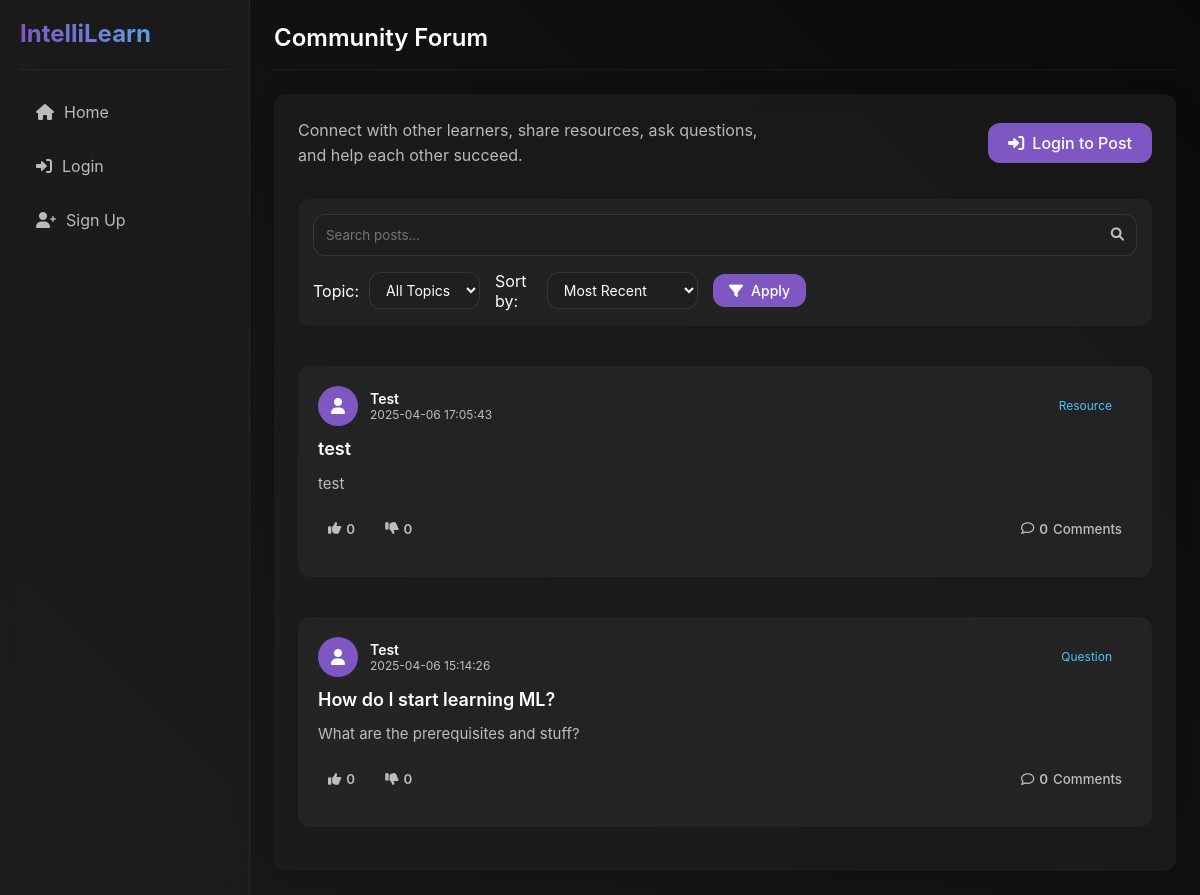
/forum, run on an earlier commit of the app's database.
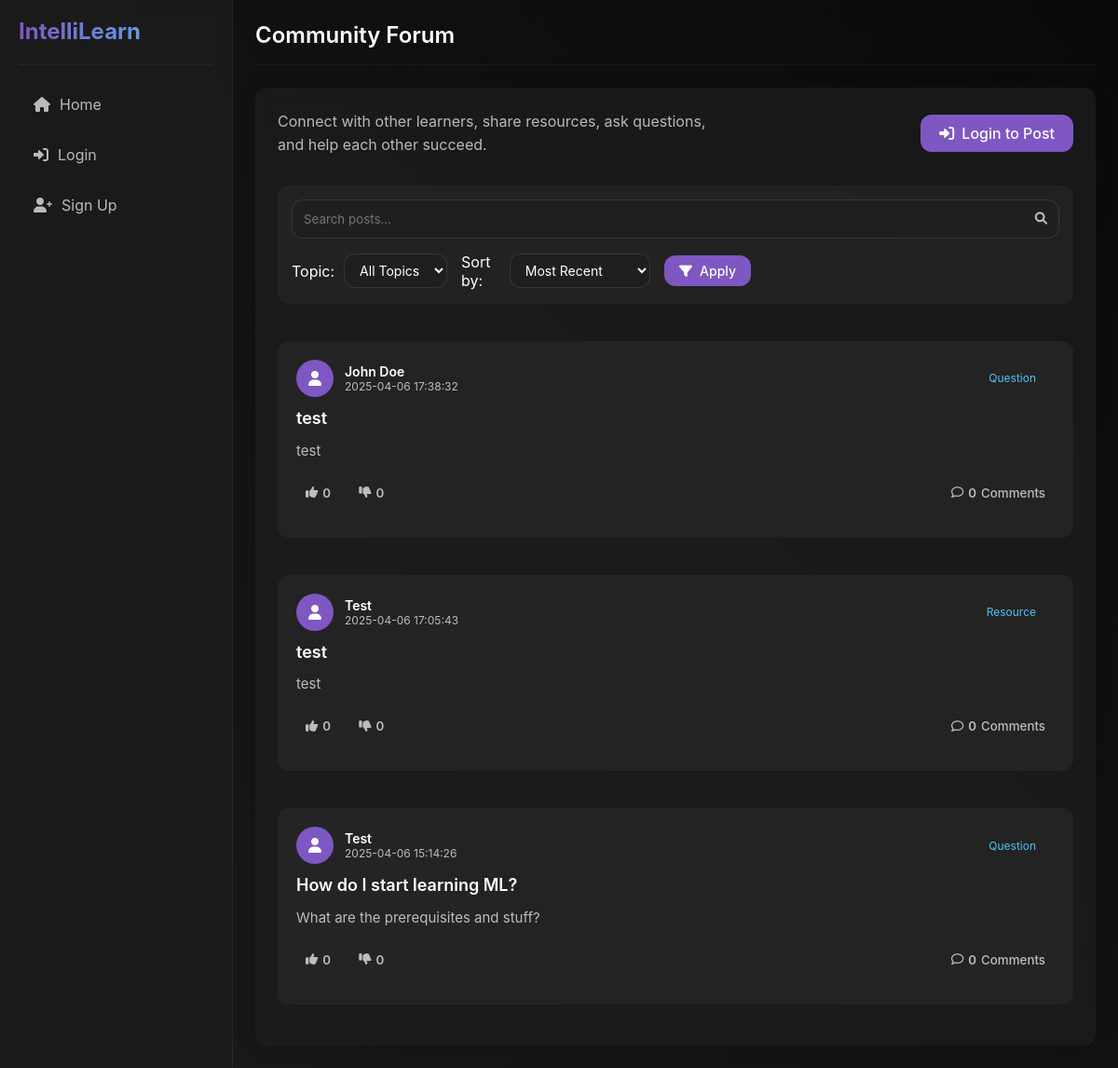
And on a later commit of the database.
### models.py (models this page shows, shortened)
class ForumPost(db.Model):
    __tablename__ = 'forum_posts'
    id = db.Column(db.Integer, primary_key=True)
    title = db.Column(db.String(200), nullable=False)
    content = db.Column(db.Text, nullable=False)
    author_id = db.Column(db.Integer, db.ForeignKey('users.id'), nullable=False)
    topic = db.Column(db.String(50), nullable=True)  # New field for post topic
    created_at = db.Column(db.DateTime, default=datetime.datetime.utcnow)
    has_image = db.Column(db.Boolean, default=False)
    image_path = db.Column(db.String(255), nullable=True)
    likes = db.Column(db.Integer, default=0)
    dislikes = db.Column(db.Integer, default=0)
    comments = db.relationship('ForumComment', backref='post', lazy=True, cascade='all, delete-orphan')
    reactions = db.relationship('ForumReaction', backref='post', lazy=True, cascade='all, delete-orphan')
    def to_dict(self):
        return {
            'id': self.id,
            'title': self.title,
            'content': self.content,
            'author': self.author.username,
            'author_id': self.author_id,
            'topic': self.topic,  # Include topic in dict
            'timestamp': self.created_at.timestamp(),
            'has_image': self.has_image,
            'image_path': self.image_path,
            'likes': self.likes,
            'dislikes': self.dislikes,
            'comments': [comment.to_dict() for comment in self.comments]
        }

class User(db.Model):
    __tablename__ = 'users'
    id = db.Column(db.Integer, primary_key=True)
    username = db.Column(db.String(50), unique=True, nullable=False)
    password = db.Column(db.String(100), nullable=False)
    points = db.Column(db.Integer, default=0)
    level = db.Column(db.Integer, default=1)
    streak = db.Column(db.Integer, default=0)
    completed_topics = db.Column(db.Text, default='[]')  # JSON string of completed topics
    is_premium = db.Column(db.Boolean, default=False)
    premium_until = db.Column(db.DateTime, nullable=True)
    created_at = db.Column(db.DateTime, default=datetime.datetime.utcnow)
    education_level = db.Column(db.String(100), nullable=True)  # e.g., High School, Bachelor's, Master's
    field_of_study = db.Column(db.String(100), nullable=True)  # e.g., Computer Science, Biology
    current_courses = db.Column(db.Text, default='[]')  # JSON string of current courses
    learning_goals = db.Column(db.Text, nullable=True)  # Learning objectives
    career_goals = db.Column(db.String(200), nullable=True)  # Career aspirations
    preferred_learning_style = db.Column(db.String(50), nullable=True)  # e.g., Visual, Auditory, Reading/Writing
    roadmaps = db.relationship('Roadmap', backref='creator', lazy=True)
    forum_posts = db.relationship('ForumPost', backref='author', lazy=True)
    forum_comments = db.relationship('ForumComment', backref='author', lazy=True)
    chat_messages = db.relationship('ChatMessage', backref='user', lazy=True)

### app.py (the view, shortened to what this page needs)
@app.route('/forum')
def forum():
    search_query = request.args.get('search', '').strip()
    filter_topic = request.args.get('topic', '').strip()
    sort_by = request.args.get('sort', 'recent')  # 'recent', 'popular', 'likes'
    query = ForumPost.query.distinct(ForumPost.id)
    if search_query:
        query = query.filter(ForumPost.title.ilike(f'%{search_query}%') |
                             ForumPost.content.ilike(f'%{search_query}%'))
    if filter_topic:
        query = query.filter(ForumPost.topic == filter_topic)
    if sort_by == 'recent':
        query = query.order_by(ForumPost.created_at.desc())
    elif sort_by == 'popular':
        query = query.order_by(db.func.count(ForumComment.id).desc(), ForumPost.created_at.desc())
        query = query.outerjoin(ForumComment).group_by(ForumPost.id)
    elif sort_by == 'likes':
        query = query.order_by(ForumPost.likes.desc(), ForumPost.created_at.desc())
    posts = query.all()
    post_dicts = []
    all_topics = db.session.query(ForumPost.topic).distinct().filter(ForumPost.topic != None, ForumPost.topic != '').all()
    topics = [topic[0] for topic in all_topics]
    current_user_id = None
    if 'username' in session:
        user = User.query.filter_by(username=session['username']).first()
        if user:
            current_user_id = user.id
    for post in posts:
        post_dict = post.to_dict()
        post_dicts.append(post_dict)
    return render_template('forum.html',
                          posts=post_dicts,
                          topics=topics,
                          current_topic=filter_topic,
                          current_search=search_query,
                          current_sort=sort_by)

### app.py (called while the page is built)
@app.template_filter('timestamp_format')
def timestamp_format(timestamp):
    if isinstance(timestamp, datetime.datetime):
        return timestamp.strftime('%Y-%m-%d %H:%M:%S')
    try:
        date = datetime.datetime.fromtimestamp(timestamp)
        return date.strftime('%Y-%m-%d %H:%M:%S')
    except (TypeError, ValueError):
        return str(timestamp)

@app.context_processor
def inject_user():
    user_data = None
    if 'username' in session:
        user = User.query.filter_by(username=session['username']).first()
        if user:
            user_data = user.to_dict()
    return dict(user=user_data)

### templates/forum.html (shortened to what this page needs)
{% extends "base.html" %}
{% block page_title %}Community Forum{% endblock %}
{% block content %}
<div class="forum-container">
    <div class="forum-header">
        <div class="header-info">
            <p>Connect with other learners, share resources, ask questions, and help each other succeed.</p>
        </div>
        {% if 'username' in session %}
        <button class="btn btn-primary" id="new-post-btn">
            <i class="fas fa-plus"></i> New Post
        </button>
        {% else %}
        <a href="{{ url_for('login') }}" class="btn btn-primary">
            <i class="fas fa-sign-in-alt"></i> Login to Post
        </a>
        {% endif %}
    </div>
    <div class="forum-search-filter">
        <form class="search-form" method="GET" action="{{ url_for('forum') }}">
            <div class="search-container">
                <input type="text" name="search" placeholder="Search posts..." value="{{ current_search }}">
                <button type="submit" class="search-btn">
                    <i class="fas fa-search"></i>
                </button>
            </div>
            <div class="filters-container">
                <div class="filter-group">
                    <label for="filter-topic">Topic:</label>
                    <select id="filter-topic" name="topic" class="filter-select">
                        <option value="">All Topics</option>
                    </select>
                </div>
                <div class="filter-group">
                    <label for="filter-sort">Sort by:</label>
                    <select id="filter-sort" name="sort" class="filter-select">
                        <option value="recent" {% if current_sort == 'recent' %}selected{% endif %}>Most Recent</option>
                    </select>
                </div>
                <button type="submit" class="btn btn-secondary btn-sm">
                    <i class="fas fa-filter"></i> Apply
                </button>
            </div>
        </form>
    </div>
    <div id="forum-posts" class="posts-container">
        {% if posts %}
            {% for post in posts %}
            <div class="forum-post">
                <div class="post-header">
                    <div class="post-author">
                        <div class="author-avatar">
                            <i class="fas fa-user"></i>
                        </div>
                        <div class="author-info">
                            <div class="author-name">{{ post.author }}</div>
                            <div class="post-time" data-timestamp="{{ post.timestamp }}">{{ post.timestamp|timestamp_format }}</div>
                        </div>
                    </div>
                    {% if post.topic %}
                    <div class="post-topic">
                        <a href="{{ url_for('forum', topic=post.topic) }}" class="topic-badge">
                            {{ post.topic }}
                        </a>
                    </div>
                    {% endif %}
                </div>
                <h3 class="post-title">{{ post.title }}</h3>
                <div class="post-content">{{ post.content }}</div>
                <div class="post-actions">
                    <div class="reaction-buttons">
                        <button class="btn-action btn-like {% if post.user_reaction == 'like' %}active{% endif %}" data-post-id="{{ post.id }}">
                            <i class="fas fa-thumbs-up"></i> <span class="like-count">{{ post.likes }}</span>
                        </button>
                        <button class="btn-action btn-dislike {% if post.user_reaction == 'dislike' %}active{% endif %}" data-post-id="{{ post.id }}">
                            <i class="fas fa-thumbs-down"></i> <span class="dislike-count">{{ post.dislikes }}</span>
                        </button>
                    </div>
                    <button class="btn-action btn-comments">
                        <i class="far fa-comment"></i> <span class="comment-count">{{ post.comments|length }}</span> Comments
                    </button>
                </div>
            </div>
            {% endfor %}
        {% endif %}
    </div>
</div>
{% endblock %}

### templates/base.html (shortened to what this page needs)
<!DOCTYPE html>
<html lang="en">
<head>
    <link rel="stylesheet" href="{{ url_for('static', filename='css/style.css') }}">
    <link rel="stylesheet" href="https://cdnjs.cloudflare.com/ajax/libs/font-awesome/6.0.0/css/all.min.css">
</head>
<body>
    <div class="app-container">
        <nav class="sidebar">
            <div class="sidebar-header">
                <h1 class="logo">IntelliLearn</h1>
            </div>
            <ul class="sidebar-menu">
                {% if 'username' in session %}
                <li><a href="{{ url_for('dashboard') }}"><i class="fas fa-home"></i> Home</a></li>
                <li><a href="{{ url_for('dashboard') }}"><i class="fas fa-tachometer-alt"></i> Dashboard</a></li>
                <li><a href="{{ url_for('ai_chat') }}"><i class="fas fa-robot"></i> AI Assistant</a></li>
                <li><a href="{{ url_for('roadmap_creator') }}"><i class="fas fa-map"></i> Roadmap Creator</a></li>
                <li><a href="{{ url_for('quiz_generator') }}"><i class="fas fa-question-circle"></i> Quiz Generator</a></li>
                <li><a href="{{ url_for('forum') }}"><i class="fas fa-users"></i> Community Forum</a></li>
                <li><a href="{{ url_for('leaderboard') }}"><i class="fas fa-trophy"></i> Leaderboard</a></li>
                <li><a href="{{ url_for('premium') }}"><i class="fas fa-crown"></i> Premium</a></li>
                <li><a href="{{ url_for('profile') }}"><i class="fas fa-user-circle"></i> My Profile</a></li>
                <li><a href="{{ url_for('logout') }}"><i class="fas fa-sign-out-alt"></i> Logout</a></li>
                {% else %}
                <li><a href="{{ url_for('index') }}"><i class="fas fa-home"></i> Home</a></li>
                <li><a href="{{ url_for('login') }}"><i class="fas fa-sign-in-alt"></i> Login</a></li>
                <li><a href="{{ url_for('signup') }}"><i class="fas fa-user-plus"></i> Sign Up</a></li>
                {% endif %}
            </ul>
        </nav>
        <main class="content">
            <div class="content-header">
                <div class="page-title">
                    <h2>{% block page_title %}IntelliLearn{% endblock %}</h2>
                </div>
            </div>
            <div class="content-body">
                {% block content %}{% endblock %}
            </div>
        </main>
    </div>
</body>
</html>

### static/css/style.css (style rules this page uses)
:root { --bg-primary: #121212; --bg-secondary: rgba(30, 30, 30, 0.7); --bg-tertiary: rgba(45, 45, 45, 0.5); --accent-primary: #7e57c2; --accent-secondary: #4fc3f7; --text-primary: #ffffff; --text-secondary: rgba(255, 255, 255, 0.7); --success: #4caf50; --warning: #ff9800; --error: #f44336; --border-radius: 12px; --sidebar-width: 250px; --header-height: 70px; --box-shadow: 0 4px 20px rgba(0, 0, 0, 0.15); --transition: all 0.3s ease; --blur: 8px; }
* { margin: 0; padding: 0; box-sizing: border-box; font-family: 'Inter', -apple-system, BlinkMacSystemFont, 'Segoe UI', Roboto, Oxygen, Ubuntu, Cantarell, 'Open Sans', 'Helvetica Neue', sans-serif; }
body { background-color: var(--bg-primary); color: var(--text-primary); min-height: 100vh; overflow-x: hidden; background-image: linear-gradient(45deg, #1a1a1a 0%, #0a0a0a 100%); background-attachment: fixed; }
a { color: var(--accent-secondary); text-decoration: none; transition: var(--transition); }
button, .btn { background-color: var(--accent-primary); color: var(--text-primary); border: none; padding: 10px 20px; border-radius: var(--border-radius); cursor: pointer; transition: var(--transition); font-weight: 500; display: inline-flex; align-items: center; justify-content: center; gap: 8px; }
input, textarea, select { background-color: var(--bg-tertiary); border: 1px solid rgba(255, 255, 255, 0.1); color: var(--text-primary); padding: 12px 16px; border-radius: var(--border-radius); width: 100%; transition: var(--transition); backdrop-filter: blur(var(--blur)); }
h1, h2, h3, h4, h5, h6 { color: var(--text-primary); font-weight: 600; line-height: 1.2; margin-bottom: 16px; }
p { color: var(--text-secondary); line-height: 1.6; margin-bottom: 16px; }
.app-container { display: flex; min-height: 100vh; }
.sidebar { width: var(--sidebar-width); background-color: var(--bg-secondary); border-right: 1px solid rgba(255, 255, 255, 0.05); padding: 20px; display: flex; flex-direction: column; position: fixed; top: 0; bottom: 0; left: 0; z-index: 10; backdrop-filter: blur(var(--blur)); }
.sidebar-header { padding-bottom: 20px; margin-bottom: 20px; border-bottom: 1px solid rgba(255, 255, 255, 0.05); }
.logo { font-size: 24px; font-weight: 700; background: linear-gradient(to right, var(--accent-primary), var(--accent-secondary)); -webkit-background-clip: text; -webkit-text-fill-color: transparent; margin: 0; }
.sidebar-menu { list-style: none; flex: 1; }
.sidebar-menu li { margin-bottom: 10px; }
.sidebar-menu a { display: flex; align-items: center; padding: 12px 16px; color: var(--text-secondary); border-radius: var(--border-radius); transition: var(--transition); }
.sidebar-menu a i { margin-right: 10px; font-size: 16px; }
.content { flex: 1; margin-left: var(--sidebar-width); padding: 24px; }
.content-header { display: flex; justify-content: space-between; align-items: center; margin-bottom: 24px; padding-bottom: 16px; border-bottom: 1px solid rgba(255, 255, 255, 0.05); }
.page-title h2 { margin: 0; font-size: 24px; }
.content-body { background-color: var(--bg-secondary); border-radius: var(--border-radius); padding: 24px; backdrop-filter: blur(var(--blur)); box-shadow: var(--box-shadow); }
.forum-post { background-color: var(--bg-tertiary); border-radius: var(--border-radius); padding: 20px; margin-bottom: 20px; backdrop-filter: blur(var(--blur)); }
.post-header { display: flex; justify-content: space-between; align-items: center; margin-bottom: 12px; }
.post-author { display: flex; align-items: center; }
.author-avatar { width: 32px; height: 32px; border-radius: 50%; background-color: var(--accent-primary); display: flex; align-items: center; justify-content: center; margin-right: 8px; }
.post-time { color: var(--text-secondary); font-size: 12px; }

What changed in the data, as far as the page shows it:
added ForumPost: author "John Doe", timestamp "2025-04-06 17:38:32", topic "Question", title "test", content "test", likes "0", dislikes "0", comments|length "0"
